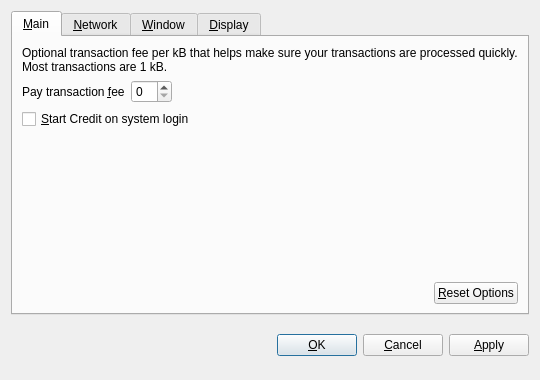
<?xml version="1.0" encoding="UTF-8"?>
<ui version="4.0">
 <class>OptionsDialog</class>
 <widget class="QDialog" name="OptionsDialog">
  <property name="geometry">
   <rect>
    <x>0</x>
    <y>0</y>
    <width>540</width>
    <height>380</height>
   </rect>
  </property>
  <property name="windowTitle">
   <string>Options</string>
  </property>
  <property name="modal">
   <bool>true</bool>
  </property>
  <layout class="QVBoxLayout" name="verticalLayout">
   <item>
    <widget class="QTabWidget" name="tabWidget">
     <property name="tabPosition">
      <enum>QTabWidget::North</enum>
     </property>
     <property name="currentIndex">
      <number>0</number>
     </property>
     <widget class="QWidget" name="tabMain">
      <attribute name="title">
       <string>&amp;Main</string>
      </attribute>
      <layout class="QVBoxLayout" name="verticalLayout_Main">
       <item>
        <widget class="QLabel" name="transactionFeeInfoLabel">
         <property name="text">
          <string>Optional transaction fee per kB that helps make sure your transactions are processed quickly. Most transactions are 1 kB.</string>
         </property>
         <property name="textFormat">
          <enum>Qt::PlainText</enum>
         </property>
         <property name="wordWrap">
          <bool>true</bool>
         </property>
        </widget>
       </item>
       <item>
        <layout class="QHBoxLayout" name="horizontalLayout_1_Main">
         <item>
          <widget class="QLabel" name="transactionFeeLabel">
           <property name="text">
            <string>Pay transaction &amp;fee</string>
           </property>
           <property name="textFormat">
            <enum>Qt::PlainText</enum>
           </property>
           <property name="buddy">
            <cstring>transactionFee</cstring>
           </property>
          </widget>
         </item>
         <item>
          <widget class="BitcoinAmountField" name="transactionFee"/>
         </item>
         <item>
          <spacer name="horizontalSpacer_1_Main">
           <property name="orientation">
            <enum>Qt::Horizontal</enum>
           </property>
           <property name="sizeHint" stdset="0">
            <size>
             <width>40</width>
             <height>20</height>
            </size>
           </property>
          </spacer>
         </item>
        </layout>
       </item>
       <item>
        <widget class="QCheckBox" name="bitcoinAtStartup">
         <property name="toolTip">
          <string>Automatically start Credit after logging in to the system.</string>
         </property>
         <property name="text">
          <string>&amp;Start Credit on system login</string>
         </property>
        </widget>
       </item>
       <item>
        <spacer name="verticalSpacer_Main">
         <property name="orientation">
          <enum>Qt::Vertical</enum>
         </property>
         <property name="sizeHint" stdset="0">
          <size>
           <width>20</width>
           <height>40</height>
          </size>
         </property>
        </spacer>
       </item>
       <item>
        <layout class="QHBoxLayout" name="horizontalLayout_2_Main">
         <item>
          <spacer name="horizontalSpacer_2_Main">
           <property name="orientation">
            <enum>Qt::Horizontal</enum>
           </property>
           <property name="sizeHint" stdset="0">
            <size>
             <width>40</width>
             <height>20</height>
            </size>
           </property>
          </spacer>
         </item>
         <item>
          <widget class="QPushButton" name="resetButton">
           <property name="toolTip">
            <string>Reset all client options to default.</string>
           </property>
           <property name="text">
            <string>&amp;Reset Options</string>
           </property>
           <property name="autoDefault">
            <bool>false</bool>
           </property>
          </widget>
         </item>
        </layout>
       </item>
      </layout>
     </widget>
     <widget class="QWidget" name="tabNetwork">
      <attribute name="title">
       <string>&amp;Network</string>
      </attribute>
      <layout class="QVBoxLayout" name="verticalLayout_Network">
       <item>
        <widget class="QCheckBox" name="mapPortUpnp">
         <property name="toolTip">
          <string>Automatically open the Credit client port on the router. This only works when your router supports UPnP and it is enabled.</string>
         </property>
         <property name="text">
          <string>Map port using &amp;UPnP</string>
         </property>
        </widget>
       </item>
       <item>
        <widget class="QCheckBox" name="connectSocks">
         <property name="toolTip">
          <string>Connect to the Credit network through a SOCKS proxy (e.g. when connecting through Tor).</string>
         </property>
         <property name="text">
          <string>&amp;Connect through SOCKS proxy:</string>
         </property>
        </widget>
       </item>
       <item>
        <layout class="QHBoxLayout" name="horizontalLayout_Network">
         <item>
          <widget class="QLabel" name="proxyIpLabel">
           <property name="text">
            <string>Proxy &amp;IP:</string>
           </property>
           <property name="textFormat">
            <enum>Qt::PlainText</enum>
           </property>
           <property name="buddy">
            <cstring>proxyIp</cstring>
           </property>
          </widget>
         </item>
         <item>
          <widget class="QValidatedLineEdit" name="proxyIp">
           <property name="maximumSize">
            <size>
             <width>140</width>
             <height>16777215</height>
            </size>
           </property>
           <property name="toolTip">
            <string>IP address of the proxy (e.g. 127.0.0.1)</string>
           </property>
          </widget>
         </item>
         <item>
          <widget class="QLabel" name="proxyPortLabel">
           <property name="text">
            <string>&amp;Port:</string>
           </property>
           <property name="textFormat">
            <enum>Qt::PlainText</enum>
           </property>
           <property name="buddy">
            <cstring>proxyPort</cstring>
           </property>
          </widget>
         </item>
         <item>
          <widget class="QLineEdit" name="proxyPort">
           <property name="maximumSize">
            <size>
             <width>55</width>
             <height>16777215</height>
            </size>
           </property>
           <property name="toolTip">
            <string>Port of the proxy (e.g. 9050)</string>
           </property>
          </widget>
         </item>
         <item>
          <widget class="QLabel" name="socksVersionLabel">
           <property name="text">
            <string>SOCKS &amp;Version:</string>
           </property>
           <property name="textFormat">
            <enum>Qt::PlainText</enum>
           </property>
           <property name="buddy">
            <cstring>socksVersion</cstring>
           </property>
          </widget>
         </item>
         <item>
          <widget class="QValueComboBox" name="socksVersion">
           <property name="toolTip">
            <string>SOCKS version of the proxy (e.g. 5)</string>
           </property>
          </widget>
         </item>
         <item>
          <spacer name="horizontalSpacer_Network">
           <property name="orientation">
            <enum>Qt::Horizontal</enum>
           </property>
           <property name="sizeHint" stdset="0">
            <size>
             <width>40</width>
             <height>20</height>
            </size>
           </property>
          </spacer>
         </item>
        </layout>
       </item>
       <item>
        <spacer name="verticalSpacer_Network">
         <property name="orientation">
          <enum>Qt::Vertical</enum>
         </property>
         <property name="sizeHint" stdset="0">
          <size>
           <width>20</width>
           <height>40</height>
          </size>
         </property>
        </spacer>
       </item>
      </layout>
     </widget>
     <widget class="QWidget" name="tabWindow">
      <attribute name="title">
       <string>&amp;Window</string>
      </attribute>
      <layout class="QVBoxLayout" name="verticalLayout_Window">
       <item>
        <widget class="QCheckBox" name="minimizeToTray">
         <property name="toolTip">
          <string>Show only a tray icon after minimizing the window.</string>
         </property>
         <property name="text">
          <string>&amp;Minimize to the tray instead of the taskbar</string>
         </property>
        </widget>
       </item>
       <item>
        <widget class="QCheckBox" name="minimizeOnClose">
         <property name="toolTip">
          <string>Minimize instead of exit the application when the window is closed. When this option is enabled, the application will be closed only after selecting Quit in the menu.</string>
         </property>
         <property name="text">
          <string>M&amp;inimize on close</string>
         </property>
        </widget>
       </item>
       <item>
        <spacer name="verticalSpacer_Window">
         <property name="orientation">
          <enum>Qt::Vertical</enum>
         </property>
         <property name="sizeHint" stdset="0">
          <size>
           <width>20</width>
           <height>40</height>
          </size>
         </property>
        </spacer>
       </item>
      </layout>
     </widget>
     <widget class="QWidget" name="tabDisplay">
      <attribute name="title">
       <string>&amp;Display</string>
      </attribute>
      <layout class="QVBoxLayout" name="verticalLayout_Display">
       <item>
        <layout class="QHBoxLayout" name="horizontalLayout_1_Display">
         <item>
          <widget class="QLabel" name="langLabel">
           <property name="text">
            <string>User Interface &amp;language:</string>
           </property>
           <property name="textFormat">
            <enum>Qt::PlainText</enum>
           </property>
           <property name="buddy">
            <cstring>lang</cstring>
           </property>
          </widget>
         </item>
         <item>
          <widget class="QValueComboBox" name="lang">
           <property name="toolTip">
            <string>The user interface language can be set here. This setting will take effect after restarting Credit.</string>
           </property>
          </widget>
         </item>
        </layout>
       </item>
       <item>
        <layout class="QHBoxLayout" name="horizontalLayout_2_Display">
         <item>
          <widget class="QLabel" name="unitLabel">
           <property name="text">
            <string>&amp;Unit to show amounts in:</string>
           </property>
           <property name="textFormat">
            <enum>Qt::PlainText</enum>
           </property>
           <property name="buddy">
            <cstring>unit</cstring>
           </property>
          </widget>
         </item>
         <item>
          <widget class="QValueComboBox" name="unit">
           <property name="toolTip">
            <string>Choose the default subdivision unit to show in the interface and when sending coins.</string>
           </property>
          </widget>
         </item>
        </layout>
       </item>
       <item>
        <widget class="QCheckBox" name="displayAddresses">
         <property name="toolTip">
          <string>Whether to show Credit addresses in the transaction list or not.</string>
         </property>
         <property name="text">
          <string>&amp;Display addresses in transaction list</string>
         </property>
        </widget>
       </item>
       <item>
        <spacer name="verticalSpacer_Display">
         <property name="orientation">
          <enum>Qt::Vertical</enum>
         </property>
         <property name="sizeHint" stdset="0">
          <size>
           <width>20</width>
           <height>40</height>
          </size>
         </property>
        </spacer>
       </item>
      </layout>
     </widget>
    </widget>
   </item>
   <item>
    <layout class="QHBoxLayout" name="horizontalLayout_Buttons">
     <item>
      <spacer name="horizontalSpacer_1">
       <property name="orientation">
        <enum>Qt::Horizontal</enum>
       </property>
       <property name="sizeHint" stdset="0">
        <size>
         <width>40</width>
         <height>48</height>
        </size>
       </property>
      </spacer>
     </item>
     <item>
      <widget class="QLabel" name="statusLabel">
       <property name="font">
        <font>
         <weight>75</weight>
         <bold>true</bold>
        </font>
       </property>
       <property name="text">
        <string/>
       </property>
       <property name="textFormat">
        <enum>Qt::PlainText</enum>
       </property>
       <property name="wordWrap">
        <bool>true</bool>
       </property>
      </widget>
     </item>
     <item>
      <spacer name="horizontalSpacer_2">
       <property name="orientation">
        <enum>Qt::Horizontal</enum>
       </property>
       <property name="sizeHint" stdset="0">
        <size>
         <width>40</width>
         <height>48</height>
        </size>
       </property>
      </spacer>
     </item>
     <item>
      <widget class="QPushButton" name="okButton">
       <property name="text">
        <string>&amp;OK</string>
       </property>
      </widget>
     </item>
     <item>
      <widget class="QPushButton" name="cancelButton">
       <property name="text">
        <string>&amp;Cancel</string>
       </property>
       <property name="autoDefault">
        <bool>false</bool>
       </property>
      </widget>
     </item>
     <item>
      <widget class="QPushButton" name="applyButton">
       <property name="text">
        <string>&amp;Apply</string>
       </property>
       <property name="autoDefault">
        <bool>false</bool>
       </property>
      </widget>
     </item>
    </layout>
   </item>
  </layout>
 </widget>
 <customwidgets>
  <customwidget>
   <class>BitcoinAmountField</class>
   <extends>QSpinBox</extends>
   <header>bitcoinamountfield.h</header>
  </customwidget>
  <customwidget>
   <class>QValueComboBox</class>
   <extends>QComboBox</extends>
   <header>qvaluecombobox.h</header>
  </customwidget>
  <customwidget>
   <class>QValidatedLineEdit</class>
   <extends>QLineEdit</extends>
   <header>qvalidatedlineedit.h</header>
  </customwidget>
 </customwidgets>
 <resources/>
 <connections/>
</ui>
